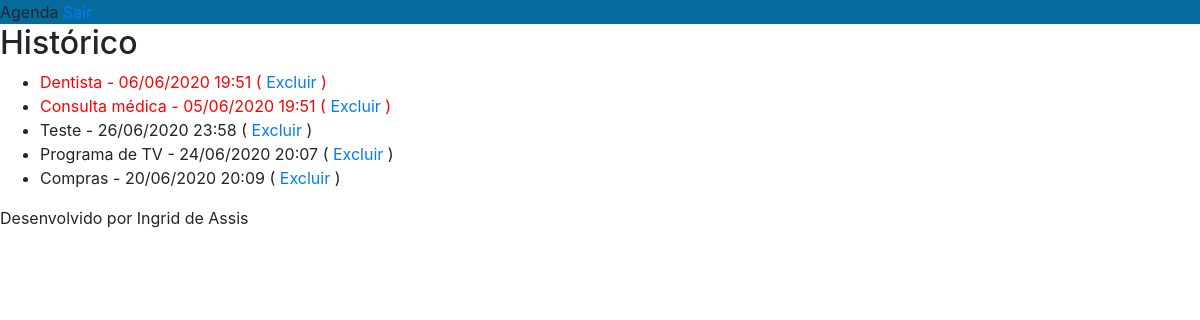
The page /agenda/evento/historico/ (signed in) on the database as committed earlier.
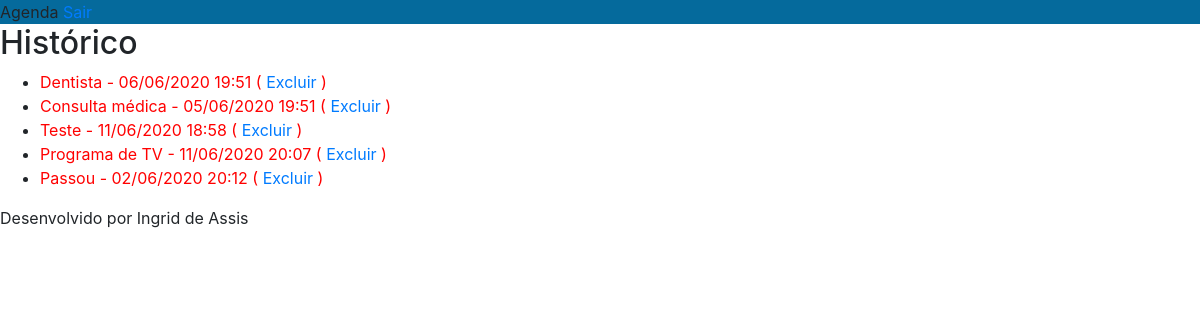
The same page on the database as committed later.
### core/models.py (models this page shows, shortened)
class Evento(models.Model):
    titulo = models.CharField(max_length=100) #cria o nome do evento
    descricao = models.TextField(blank=True, null=True) #a descricao do evento pode ser nula ou em branco
    data_evento = models.DateTimeField(verbose_name='Data do evento')
    data_criacao = models.DateTimeField(auto_now=True) #insere a data atual do sistema
    usuario = models.ForeignKey(User, on_delete= models.CASCADE) #se o dono do evento for excluido vc exclui todos os eventos dele
    class Meta:
        db_table= 'evento' #o nome da tabela é evento
    def get_data_evento(self):
        return self.data_evento.strftime(' %d/%m/%Y %H:%M')
    def get_evento_atrasado(self):
        if self.data_evento < datetime.now() - timedelta(hours=24):
            return True
        return False
    def get_evento_do_dia(self):
        if self.data_evento.strftime('%Y-%m-%d') == date.today().strftime('%Y-%m-%d'):
            return True
        return False

### core/views.py (the view)
# urls.py: path('agenda/evento/historico/', views.historico),
def historico(request):
    usuario = request.user
    evento = Evento.objects.filter(usuario=usuario)
    dados = {'eventos': evento}
    return render(request, 'historico.html', dados)

### templates/historico.html (shortened to what this page needs)
{% extends "model-page.html"%}
{% block content%}
       <h2>Histórico</h2>
    <ul>
       {% for evento in eventos %}
       <li>
            <div style= {% if evento.get_evento_atrasado %}
                            "color: red"
                        {% endif %}
            >
               {{evento.titulo}} - {{ evento.get_data_evento}}
               ( <a href="delete/{{evento.id}}/">Excluir</a> )
          </div>
         </li>
       {%endfor %}
    </ul>
{% endblock%}

Rows that differ between the two databases and show on the page:
no longer on this page (row edited): Evento: titulo "Compras", get_data_evento "20/06/2020 20:09"
changed Evento "Teste": data_evento "2020-06-26 23:58:00" → "2020-06-11 18:58:00" (drawn); get_data_evento "26/06/2020 23:58" → "11/06/2020 18:58"
changed Evento "Programa de TV": data_evento "2020-06-24 20:07:00" → "2020-06-11 20:07:00" (drawn); get_data_evento "24/06/2020 20:07" → "11/06/2020 20:07"
added Evento: titulo "Passou", get_data_evento "02/06/2020 20:12"
